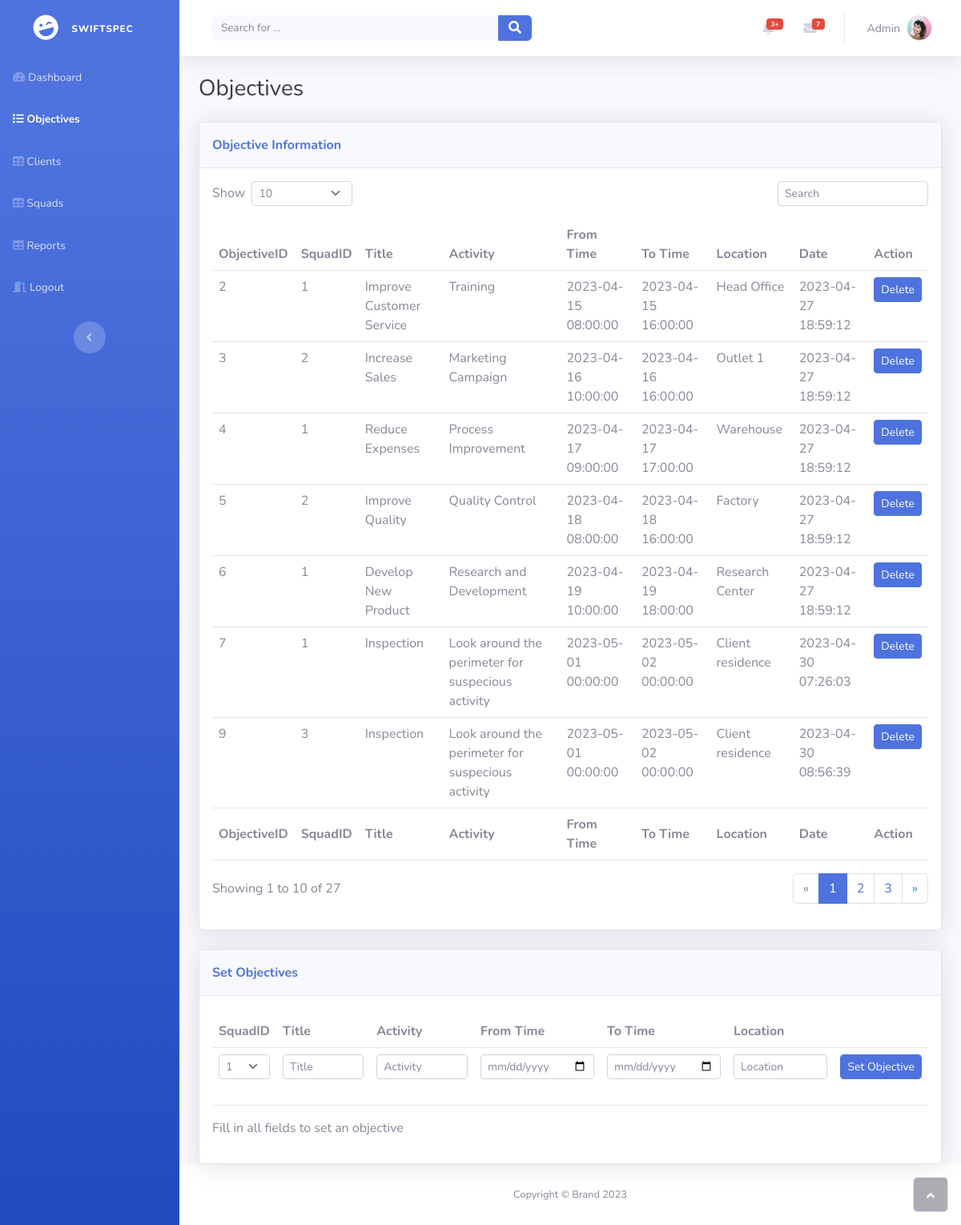
Page /objectives.php on the committed database.
### tables this page shows
CREATE TABLE `objectives` (
  `ObjectiveID` int(11) NOT NULL,
  `SquadID` int(11) DEFAULT NULL,
  `Title` varchar(50) DEFAULT NULL,
  `Activity` varchar(255) DEFAULT NULL,
  `FromTime` datetime DEFAULT NULL,
  `ToTime` datetime DEFAULT NULL,
  `Location` varchar(255) DEFAULT NULL,
  `DateSet` timestamp NOT NULL DEFAULT current_timestamp() ON UPDATE current_timestamp()
);

### php/displayobjectives.php (called while the page is built)
<?php
require_once 'connection.php';
$sql = "SELECT * FROM objectives";
$result = $connection->query($sql);
$rows = array();
if ($result->num_rows > 0) {
  while($row = $result->fetch_assoc()) {
    $rows[] = $row;
  }
}
?>

### php/listsquads.php (called while the page is built)
<?php
$sql = "SELECT SquadID FROM squad ORDER BY SquadID ASC";
$result = $connection->query($sql);
$rows = array();
if ($result->num_rows > 0) {
  while($row = $result->fetch_assoc()) {
    $rows[] = $row;
  }
}
?>

### objectives.php (the view, shortened to what this page needs)
<?php
    require_once 'php/connection.php';
    require_once 'php/displayobjectives.php';
?>
<!DOCTYPE html>
<html lang="en">
<head>
    <link rel="stylesheet" href="assets/bootstrap/css/bootstrap.min.css">
    <link rel="stylesheet" href="assets/fonts/fontawesome-all.min.css">
</head>
<body id="page-top">
    <div id="wrapper">
        <nav class="navbar navbar-dark align-items-start sidebar sidebar-dark accordion bg-gradient-primary p-0">
            <div class="container-fluid d-flex flex-column p-0"><a class="navbar-brand d-flex justify-content-center align-items-center sidebar-brand m-0" href="#">
                    <div class="sidebar-brand-icon rotate-n-15"><i class="fas fa-laugh-wink"></i></div>
                    <div class="sidebar-brand-text mx-3"><span style="font-size: 12px;">SwiftSpec</span></div>
                </a>
                <ul class="navbar-nav text-light" id="accordionSidebar">
                    <li class="nav-item"><a class="nav-link" href="admin.php"><i class="fas fa-tachometer-alt"></i><span>Dashboard</span></a></li>
                    <li class="nav-item"><a class="nav-link active" href="Objectives.php"><i class="fas fa-list"></i><span>Objectives</span></a></li>
                    <li class="nav-item"><a class="nav-link" href="clients.php"><i class="fas fa-table"></i><span>Clients</span></a></li>
                    <li class="nav-item"><a class="nav-link" href="squads.php"><i class="fas fa-table"></i><span>Squads</span></a></li>
                    <li class="nav-item"><a class="nav-link" href="reports.php"><i class="fas fa-table"></i><span>Reports</span></a></li>
                    <li class="nav-item"><a class="nav-link" href="php/logout.php"><i class="fas fa-door-open"></i><span>Logout</span></a></li>
                </ul>
                <div class="text-center d-none d-md-inline"><button class="btn rounded-circle border-0" id="sidebarToggle" type="button"></button></div>
            </div>
        </nav>
        <div class="d-flex flex-column" id="content-wrapper">
            <div id="content">
                <nav class="navbar navbar-light navbar-expand bg-white shadow mb-4 topbar static-top">
                    <div class="container-fluid"><button class="btn btn-link d-md-none rounded-circle me-3" id="sidebarToggleTop" type="button"><i class="fas fa-bars"></i></button>
                        <form class="d-none d-sm-inline-block me-auto ms-md-3 my-2 my-md-0 mw-100 navbar-search">
                            <div class="input-group"><input class="bg-light form-control border-0 small" type="text" placeholder="Search for ..."><button class="btn btn-primary py-0" type="button"><i class="fas fa-search"></i></button></div>
                        </form>
                        <ul class="navbar-nav flex-nowrap ms-auto">
                            <li class="nav-item dropdown no-arrow mx-1">
                                <div class="nav-item dropdown no-arrow"><a class="dropdown-toggle nav-link" aria-expanded="false" data-bs-toggle="dropdown" href="#"><span class="badge bg-danger badge-counter">3+</span><i class="fas fa-bell fa-fw"></i></a>
                                </div>
                            </li>
                            <li class="nav-item dropdown no-arrow mx-1">
                                <div class="nav-item dropdown no-arrow"><a class="dropdown-toggle nav-link" aria-expanded="false" data-bs-toggle="dropdown" href="#"><span class="badge bg-danger badge-counter">7</span><i class="fas fa-envelope fa-fw"></i></a>
                                </div>
                            </li>
                            <li class="nav-item dropdown no-arrow">
                                <div class="nav-item dropdown no-arrow"><a class="dropdown-toggle nav-link" aria-expanded="false" data-bs-toggle="dropdown" href="#"><span class="d-none d-lg-inline me-2 text-gray-600 small">Admin</span><img class="border rounded-circle img-profile" src="assets/img/avatars/avatar1.jpeg"></a>
                                </div>
                            </li>
                        </ul>
                    </div>
                </nav>
                <div class="container-fluid">
                    <h3 class="text-dark mb-4">Objectives</h3>
                    <div class="card shadow mb-4">
                        <div class="card-header py-3">
                            <p class="text-primary m-0 fw-bold">Objective Information</p>
                        </div>
                        <div class="card-body">
                            <div class="row">
                                <div class="col-md-6 text-nowrap">
                                    <div id="dataTable_length" class="dataTables_length" aria-controls="dataTable">
                                        <label class="form-label">Show&nbsp;
                                            <select class="d-inline-block form-select form-select-sm">
                                                <option value="10" selected="">10</option>
                                            </select>&nbsp;
                                        </label>
                                    </div>
                                </div>
                                <div class="col-md-6">
                                    <div class="text-md-end dataTables_filter" id="dataTable_filter"><label class="form-label"><input type="search" class="form-control form-control-sm" aria-controls="dataTable" placeholder="Search"></label></div>
                                </div>
                            </div>
                            <div class="table-responsive table mt-2" id="dataTable" role="grid" aria-describedby="dataTable_info">
                                <table class="table my-0" id="dataTable">
                                    <thead>
                                        <tr>
                                            <th>ObjectiveID</th>
                                            <th>SquadID</th>
                                            <th>Title</th>
                                            <th>Activity</th>
                                            <th>From Time</th>
                                            <th>To Time</th>
                                            <th>Location</th>
                                            <th>Date</th>
                                            <th>Action</th>
                                        </tr>
                                    </thead>
                                    <tbody>
                                        <?php foreach ($rows as $row): ?>
                                            <tr>
                                                <td><?php echo $row['ObjectiveID']; ?></td>
                                                <td><?php echo $row['SquadID']; ?></td>
                                                <td><?php echo $row['Title']; ?></td>
                                                <td><?php echo $row['Activity']; ?></td>
                                                <td><?php echo $row['FromTime']; ?></td>
                                                <td><?php echo $row['ToTime']; ?></td>
                                                <td><?php echo $row['Location']; ?></td>
                                                <td><?php echo $row['DateSet']; ?></td>
                                                <td>
                                                    <form method="POST" action="php/deleteobjective.php">
                                                        <button class="btn btn-primary btn-sm" name="ObjectiveID" value="<?php echo $row['ObjectiveID'];?>">Delete</button>
                                                    </form>
                                                </td>
                                            </tr>
                                        <?php endforeach; ?>
                                    </tbody>
                                    <tfoot>
                                        <tr>
                                            <td><strong>ObjectiveID</strong></td>
                                            <td><strong>SquadID</strong></td>
                                            <td><strong>Title</strong></td>
                                            <td><strong>Activity</strong></td>
                                            <td><strong>From Time</strong></td>
                                            <td><strong>To Time</strong></td>
                                            <td><strong>Location</strong></td>
                                            <td><strong>Date</strong></td>
                                            <td><strong>Action</strong></td>
                                        </tr>
                                    </tfoot>
                                </table>
                            </div>
                            <div class="row">
                                <div class="col-md-6 align-self-center">
                                    <p id="dataTable_info" class="dataTables_info" role="status" aria-live="polite">Showing 1 to 10 of 27</p>
                                </div>
                                <div class="col-md-6">
                                    <nav class="d-lg-flex justify-content-lg-end dataTables_paginate paging_simple_numbers">
                                        <ul class="pagination">
                                            <li class="page-item disabled"><a class="page-link" aria-label="Previous" href="#"><span aria-hidden="true">«</span></a></li>
                                            <li class="page-item active"><a class="page-link" href="#">1</a></li>
                                            <li class="page-item"><a class="page-link" href="#">2</a></li>
                                            <li class="page-item"><a class="page-link" href="#">3</a></li>
                                            <li class="page-item"><a class="page-link" aria-label="Next" href="#"><span aria-hidden="true">»</span></a></li>
                                        </ul>
                                    </nav>
                                </div>
                            </div>
                        </div>
                    </div>
                    <div class="card shadow">
                        <div class="card-header py-3">
                            <p class="text-primary m-0 fw-bold">Set Objectives</p>
                        </div>
                        <div class="card-body">
                            <div class="table-responsive table mt-2" id="dataTable" role="grid" aria-describedby="dataTable_info">
                                <table class="table my-0" id="dataTable">
                                    <thead>
                                        <tr>
                                            <th>SquadID</th>
                                            <th>Title</th>
                                            <th>Activity</th>
                                            <th>From Time</th>
                                            <th>To Time</th>
                                            <th>Location</th>
                                        </tr>
                                    </thead>
                                    <form method="POST" action="php/addobjective.php">
                                        <tbody>
                                            <tr>
                                                <td>
                                                <select class="d-inline-block form-select form-select-sm" name="SquadID">
                                                    <?php
                                                        require_once 'php/listsquads.php';
                                                        foreach ($rows as $row):
                                                            $squadID = $row['SquadID'];
                                                    ?>
                                                            <option value="<?php echo $squadID; ?>"><?php echo $squadID; ?></option>
                                                    <?php
                                                        endforeach;
                                                    ?>
                                                </select>&nbsp;
                                                </td>
                                                <td><input class="form-control form-control-sm" type="text" id="title" placeholder="Title" name="title"></td>
                                                <td><input class="form-control form-control-sm" type="text" id="activity" placeholder="Activity" name="activity"></td>
                                                <td><input class="form-control form-control-sm" type="date" id="fromtime" placeholder="Form Time" name="fromtime"></td>
                                                <td><input class="form-control form-control-sm" type="date" id="totime" placeholder="To Time" name="totime"></td>
                                                <td><input class="form-control form-control-sm" type="text" id="location" placeholder="Location" name="location"></td>
                                                <td><input class="form-control form-control-sm btn btn-primary btn-sm" type="submit" name="submit" value="Set Objective"></td>
                                            </tr>
                                        </tbody>
                                    </form>
                                </table>
                            </div>
                            <div class="row">
                                <div class="col-md-6 align-self-center">
                                    <p id="dataTable_info" class="dataTables_info" role="status" aria-live="polite">Fill in all fields to set an objective</p>
                                </div>
                                <div class="col-md-6">
                                </div>
                            </div>
                        </div>
                    </div>
                </div>
            </div>
            <footer class="bg-white sticky-footer">
                <div class="container my-auto">
                    <div class="text-center my-auto copyright"><span>Copyright © Brand 2023</span></div>
                </div>
            </footer>
        </div>
        <a class="border rounded d-inline scroll-to-top" href="#page-top"><i class="fas fa-angle-up"></i></a>
    </div>
</body>
</html>

### rows in the picture
objectives: ObjectiveID "2", SquadID "1", Title "Improve Customer Service", Activity "Training", FromTime "2023-04-15 08:00:00", ToTime "2023-04-15 16:00:00", Location "Head Office", DateSet "2023-04-27 18:59:12"
objectives: ObjectiveID "3", SquadID "2", Title "Increase Sales", Activity "Marketing Campaign", FromTime "2023-04-16 10:00:00", ToTime "2023-04-16 16:00:00", Location "Outlet 1", DateSet "2023-04-27 18:59:12"
objectives: ObjectiveID "4", SquadID "1", Title "Reduce Expenses", Activity "Process Improvement", FromTime "2023-04-17 09:00:00", ToTime "2023-04-17 17:00:00", Location "Warehouse", DateSet "2023-04-27 18:59:12"
objectives: ObjectiveID "5", SquadID "2", Title "Improve Quality", Activity "Quality Control", FromTime "2023-04-18 08:00:00", ToTime "2023-04-18 16:00:00", Location "Factory", DateSet "2023-04-27 18:59:12"
objectives: ObjectiveID "6", SquadID "1", Title "Develop New Product", Activity "Research and Development", FromTime "2023-04-19 10:00:00", ToTime "2023-04-19 18:00:00", Location "Research Center", DateSet "2023-04-27 18:59:12"
objectives: ObjectiveID "7", SquadID "1", Title "Inspection", Activity "Look around the perimeter for suspecious activity", FromTime "2023-05-01 00:00:00", ToTime "2023-05-02 00:00:00", Location "Client residence", DateSet "2023-04-30 07:26:03"
objectives: ObjectiveID "9", SquadID "3", Title "Inspection", Activity "Look around the perimeter for suspecious activity", FromTime "2023-05-01 00:00:00", ToTime "2023-05-02 00:00:00", Location "Client residence", DateSet "2023-04-30 08:56:39"

### other values in the picture
form field SquadID "1"
